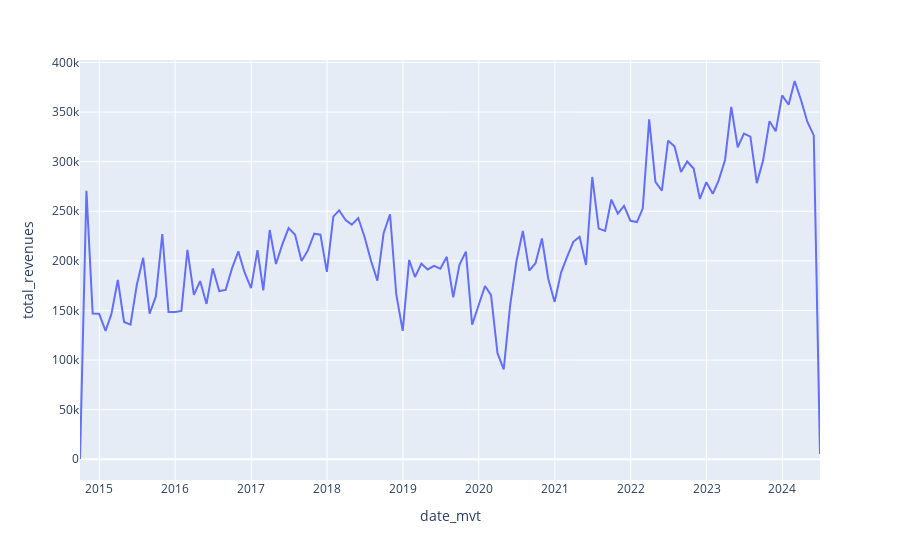

Notebook code for this chart:
### Code cell
import plotly.express as px
fig = px.line(df2,x='date_mvt',y='total_revenues')
fig
